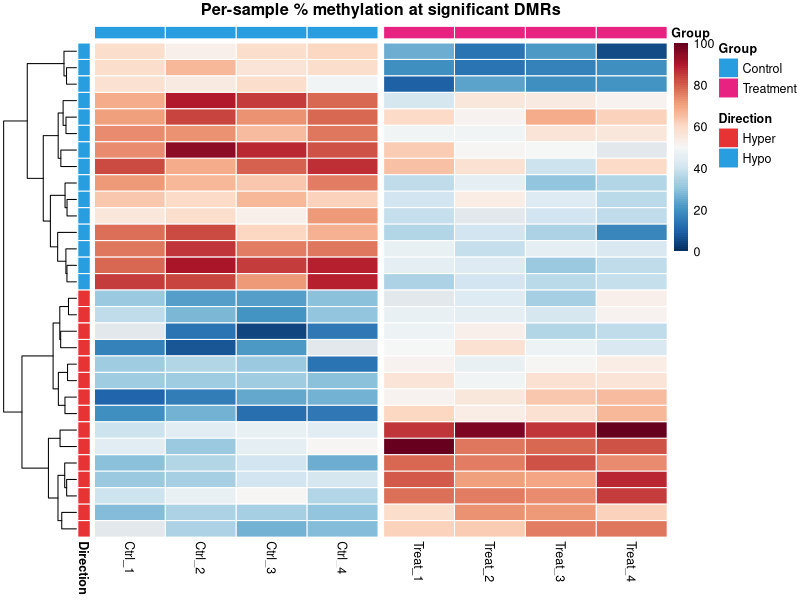
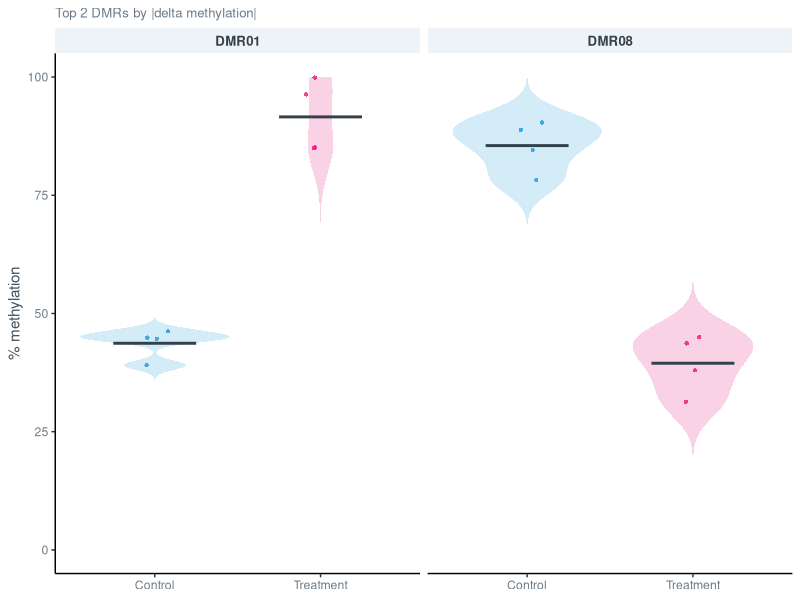
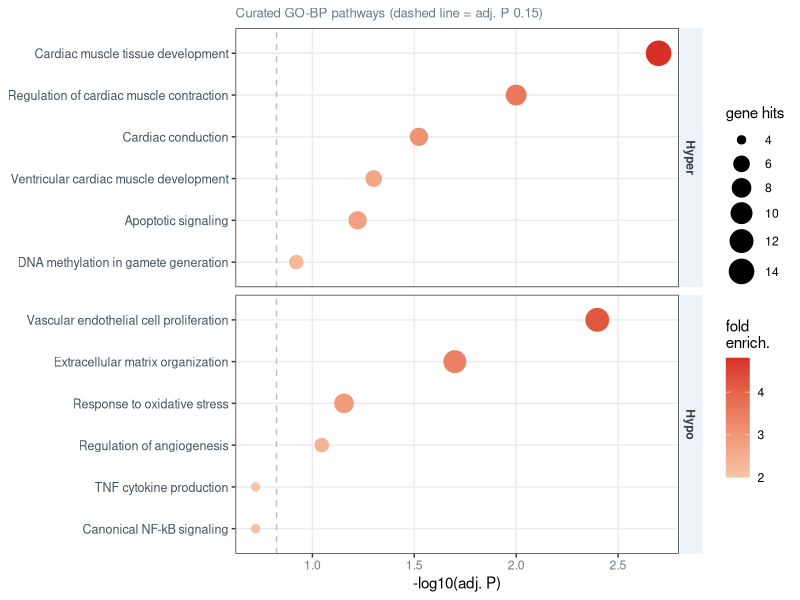
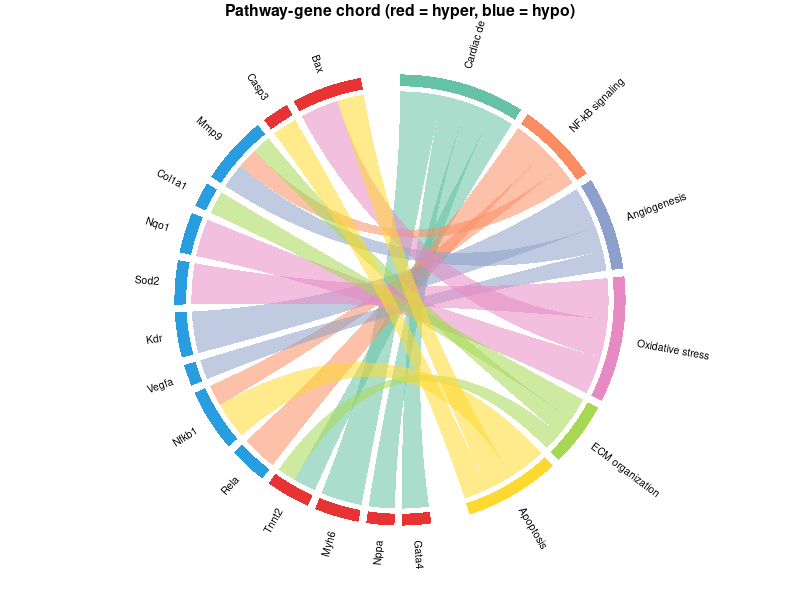

R code for these plots, in order:
# Methylation (RRBS) example figures for the ATGC services page.
# Synthetic / representative data only. Mirrors the figure types in the
# Irit Ben Aharon follow-up report: per-sample DMR methylation heatmap,
# top-DMR violins, GO-BP pathway dot plot, and a pathway-gene chord.
# Output: rmd/methylation/figs/*.svg  (then copied to assets/).

setwd("C:/Users/HagayLadany/Desktop/webpage/rmd/methylation")
dir.create("figs", showWarnings = FALSE)
suppressPackageStartupMessages({
  library(ggplot2); library(svglite); library(pheatmap); library(circlize)
  library(dplyr); library(tidyr); library(scales); library(RColorBrewer)
})
set.seed(42)

grp_pal <- c(Control = "#289de0", Treatment = "#e82281")
dir_pal <- c(Hyper = "#e73334", Hypo = "#289de0")

## ---- synthetic per-sample methylation at significant DMRs ----
n_ctrl <- 4; n_dxr <- 4
samples <- c(paste0("Ctrl_", 1:n_ctrl), paste0("Treat_", 1:n_dxr))
group   <- factor(c(rep("Control", n_ctrl), rep("Treatment", n_dxr)), levels = c("Control", "Treatment"))
nD  <- 30
dir <- rep(c("Hyper", "Hypo"), length.out = nD)

M <- matrix(NA_real_, nrow = nD, ncol = length(samples),
            dimnames = list(sprintf("DMR%02d", 1:nD), samples))
delta <- numeric(nD)
for (i in 1:nD) {
  if (dir[i] == "Hyper") { base_ctrl <- runif(1, 15, 45); d <- runif(1, 18, 45) }   # gain in DXR
  else                   { base_ctrl <- runif(1, 55, 85); d <- -runif(1, 18, 45) }  # loss in DXR
  ctrl_vals <- pmin(100, pmax(0, rnorm(n_ctrl, base_ctrl, 6)))
  dxr_vals  <- pmin(100, pmax(0, rnorm(n_dxr, base_ctrl + d, 7)))
  M[i, ]    <- c(ctrl_vals, dxr_vals)
  delta[i]  <- mean(dxr_vals) - mean(ctrl_vals)
}
# a few CpG-coverage gaps (shown grey)
M[sample(length(M), 6)] <- NA

## ---- 1. heatmap (pheatmap) ----
ann_col <- data.frame(Group = group);                              rownames(ann_col) <- samples
ann_row <- data.frame(Direction = factor(dir, levels = c("Hyper","Hypo"))); rownames(ann_row) <- rownames(M)
ann_colors <- list(Group = grp_pal, Direction = dir_pal)
# cluster rows on a mean-imputed copy (NA breaks dist()), but display the NAs
M_imp <- M
for (i in 1:nD) M_imp[i, is.na(M_imp[i, ])] <- mean(M_imp[i, ], na.rm = TRUE)
hc_row <- hclust(dist(M_imp), method = "complete")

svglite("figs/meth-heatmap.svg", width = 8.0, height = 5.1)
pheatmap(M,
         color = colorRampPalette(rev(brewer.pal(11, "RdBu")))(100),
         breaks = seq(0, 100, length.out = 101),
         cluster_rows = hc_row, cluster_cols = FALSE,
         annotation_col = ann_col, annotation_row = ann_row, annotation_colors = ann_colors,
         show_rownames = FALSE, gaps_col = n_ctrl, na_col = "#e3e8ec",
         border_color = "#ffffff", fontsize = 9,
         main = "Per-sample % methylation at significant DMRs")
dev.off()

## ---- 2. top-DMR violins (ggplot2) ----
ord <- order(abs(delta), decreasing = TRUE)[1:2]
viol <- do.call(rbind, lapply(ord, function(i)
  data.frame(DMR = rownames(M)[i], group = group, value = M[i, ], dir = dir[i])))
viol <- viol[!is.na(viol$value), ]
viol$DMR <- factor(viol$DMR, levels = rownames(M)[ord])

p_violin <- ggplot(viol, aes(group, value, fill = group, colour = group)) +
  geom_violin(alpha = 0.20, colour = NA, width = 0.9, trim = FALSE) +
  geom_jitter(width = 0.09, size = 1.5, alpha = 0.85, stroke = 0) +
  stat_summary(fun = mean, geom = "crossbar", width = 0.5, colour = "#33414c", linewidth = 0.4) +
  facet_wrap(~ DMR, nrow = 1) +
  scale_fill_manual(values = grp_pal) + scale_colour_manual(values = grp_pal) +
  scale_y_continuous(limits = c(0, 100)) +
  labs(x = NULL, y = "% methylation",
       subtitle = "Top 2 DMRs by |delta methylation|") +
  theme_classic(base_size = 11) +
  theme(legend.position = "none",
        strip.background = element_rect(fill = "#eef3f7", colour = NA),
        strip.text = element_text(face = "bold", size = 9.5, colour = "#33414c"),
        plot.subtitle = element_text(size = 9.5, colour = "#6b7a86"),
        axis.text = element_text(colour = "#6b7a86"),
        axis.title = element_text(colour = "#42525e"))
svglite("figs/meth-violin.svg", width = 4.8, height = 3.5); print(p_violin); dev.off()

## ---- 3. GO-BP pathway dot plot (ggplot2) ----
paths <- data.frame(
  pathway = c("Cardiac muscle tissue development","Regulation of cardiac muscle contraction",
              "Cardiac conduction","Ventricular cardiac muscle development","Apoptotic signaling",
              "DNA methylation in gamete generation","Vascular endothelial cell proliferation",
              "Extracellular matrix organization","Response to oxidative stress",
              "Regulation of angiogenesis","Canonical NF-kB signaling","TNF cytokine production"),
  dir  = c("Hyper","Hyper","Hyper","Hyper","Hyper","Hyper","Hypo","Hypo","Hypo","Hypo","Hypo","Hypo"),
  padj = c(0.002,0.010,0.030,0.050,0.060,0.120,0.004,0.020,0.070,0.090,0.190,0.190),
  fold = c(4.8,3.6,3.1,2.7,2.8,2.3,4.2,3.4,2.9,2.4,2.1,2.0),
  hits = c(14,9,7,6,7,5,12,11,8,5,4,4))
paths$logp <- -log10(paths$padj)
paths$dir  <- factor(paths$dir, levels = c("Hyper","Hypo"))

p_dot <- ggplot(paths, aes(logp, reorder(pathway, logp))) +
  geom_vline(xintercept = -log10(0.15), linetype = "dashed", colour = "#b3c0cc") +
  geom_point(aes(size = hits, colour = fold)) +
  scale_colour_gradient(low = "#f6c6a8", high = "#d73027", name = "fold\nenrich.") +
  scale_size(range = c(2.5, 8), name = "gene hits") +
  facet_grid(dir ~ ., scales = "free_y", space = "free_y") +
  labs(x = "-log10(adj. P)", y = NULL,
       subtitle = "Curated GO-BP pathways (dashed line = adj. P 0.15)") +
  theme_bw(base_size = 11) +
  theme(panel.grid.minor = element_blank(),
        strip.background = element_rect(fill = "#eef3f7", colour = NA),
        strip.text = element_text(face = "bold", colour = "#33414c"),
        plot.subtitle = element_text(size = 9.5, colour = "#6b7a86"),
        axis.text.y = element_text(size = 9, colour = "#42525e"),
        axis.text.x = element_text(colour = "#6b7a86"))
svglite("figs/meth-dotplot.svg", width = 7.4, height = 4.8); print(p_dot); dev.off()

## ---- 4. pathway-gene chord (circlize) ----
paths_c <- c("Cardiac development","NF-kB signaling","Angiogenesis",
             "Oxidative stress","ECM organization","Apoptosis")
genes   <- c("Gata4","Nppa","Myh6","Tnnt2","Rela","Nfkb1","Vegfa",
             "Kdr","Sod2","Nqo1","Col1a1","Mmp9","Casp3","Bax")
gene_dir <- c(Gata4="Hyper",Nppa="Hyper",Myh6="Hyper",Tnnt2="Hyper",Rela="Hypo",
              Nfkb1="Hypo",Vegfa="Hypo",Kdr="Hypo",Sod2="Hypo",Nqo1="Hypo",
              Col1a1="Hypo",Mmp9="Hypo",Casp3="Hyper",Bax="Hyper")
links <- list(
  "Cardiac development" = c("Gata4","Nppa","Myh6","Tnnt2"),
  "NF-kB signaling"     = c("Rela","Nfkb1","Mmp9"),
  "Angiogenesis"        = c("Vegfa","Kdr","Mmp9"),
  "Oxidative stress"    = c("Sod2","Nqo1","Bax"),
  "ECM organization"    = c("Col1a1","Mmp9","Tnnt2"),
  "Apoptosis"           = c("Casp3","Bax","Nfkb1"))
mat <- matrix(0, nrow = length(paths_c), ncol = length(genes),
              dimnames = list(paths_c, genes))
for (p in names(links)) for (g in links[[p]]) mat[p, g] <- 1 + runif(1, 0, 1.5)

path_col <- setNames(brewer.pal(length(paths_c), "Set2"), paths_c)
gene_col <- setNames(dir_pal[gene_dir[genes]], genes)
grid_col <- c(path_col, gene_col)

svglite("figs/meth-chord.svg", width = 6.4, height = 6.4)
circos.clear()
circos.par(gap.after = c(rep(2, length(paths_c) - 1), 10, rep(2, length(genes) - 1), 10),
           start.degree = 90)
chordDiagram(mat, grid.col = grid_col, transparency = 0.45,
             annotationTrack = "grid", preAllocateTracks = list(track.height = 0.10),
             link.sort = TRUE, link.decreasing = TRUE)
circos.track(track.index = 1, panel.fun = function(x, y) {
  circos.text(CELL_META$xcenter, CELL_META$ylim[1] + 0.4, CELL_META$sector.index,
              facing = "clockwise", niceFacing = TRUE, adj = c(0, 0.5), cex = 0.62)
}, bg.border = NA)
title("Pathway-gene chord (red = hyper, blue = hypo)", cex.main = 0.95)
circos.clear()
dev.off()

cat("DONE\n"); print(list.files("figs"))
